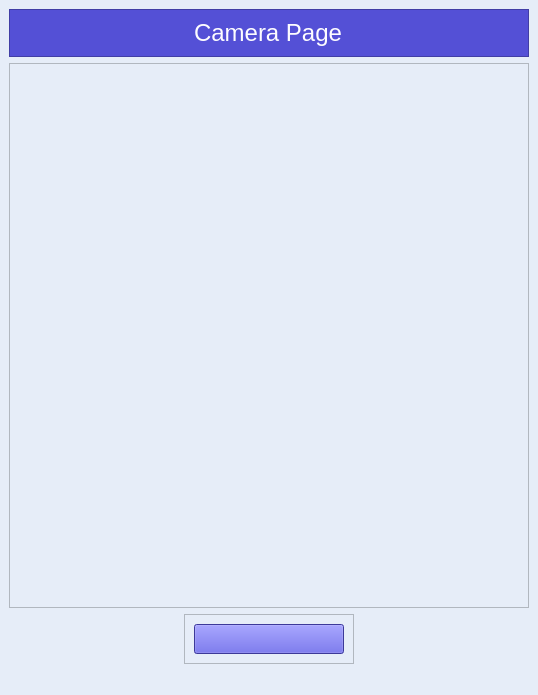
<?xml version="1.0" encoding="UTF-8"?>
<ui version="4.0">
 <class>MainWindow</class>
 <widget class="QMainWindow" name="MainWindow">
  <property name="geometry">
   <rect>
    <x>0</x>
    <y>0</y>
    <width>538</width>
    <height>695</height>
   </rect>
  </property>
  <property name="windowTitle">
   <string>Camera Window</string>
  </property>
  <property name="styleSheet">
   <string notr="true">background-color: rgb(230, 237, 248);</string>
  </property>
  <widget class="QWidget" name="centralwidget">
   <layout class="QVBoxLayout" name="verticalLayout">
    <item>
     <widget class="QFrame" name="frame">
      <property name="styleSheet">
       <string notr="true">background-color: rgb(84, 80, 214);
color: rgb(253, 252, 255);</string>
      </property>
      <property name="frameShape">
       <enum>QFrame::StyledPanel</enum>
      </property>
      <property name="frameShadow">
       <enum>QFrame::Raised</enum>
      </property>
      <layout class="QVBoxLayout" name="verticalLayout_2">
       <item alignment="Qt::AlignHCenter|Qt::AlignTop">
        <widget class="QLabel" name="label_2">
         <property name="font">
          <font>
           <pointsize>18</pointsize>
          </font>
         </property>
         <property name="text">
          <string>Camera Page</string>
         </property>
        </widget>
       </item>
      </layout>
     </widget>
    </item>
    <item>
     <widget class="QFrame" name="frame_2">
      <property name="sizePolicy">
       <sizepolicy hsizetype="Preferred" vsizetype="Expanding">
        <horstretch>0</horstretch>
        <verstretch>0</verstretch>
       </sizepolicy>
      </property>
      <property name="frameShape">
       <enum>QFrame::StyledPanel</enum>
      </property>
      <property name="frameShadow">
       <enum>QFrame::Raised</enum>
      </property>
      <layout class="QVBoxLayout" name="verticalLayout_3">
       <item>
        <widget class="QLabel" name="cam_label">
         <property name="minimumSize">
          <size>
           <width>500</width>
           <height>500</height>
          </size>
         </property>
         <property name="maximumSize">
          <size>
           <width>500</width>
           <height>500</height>
          </size>
         </property>
         <property name="text">
          <string/>
         </property>
        </widget>
       </item>
      </layout>
     </widget>
    </item>
    <item alignment="Qt::AlignHCenter|Qt::AlignBottom">
     <widget class="QFrame" name="frame_3">
      <property name="frameShape">
       <enum>QFrame::StyledPanel</enum>
      </property>
      <property name="frameShadow">
       <enum>QFrame::Raised</enum>
      </property>
      <layout class="QVBoxLayout" name="verticalLayout_4">
       <item alignment="Qt::AlignHCenter|Qt::AlignBottom">
        <widget class="QPushButton" name="cam_btn">
         <property name="minimumSize">
          <size>
           <width>150</width>
           <height>30</height>
          </size>
         </property>
         <property name="maximumSize">
          <size>
           <width>150</width>
           <height>30</height>
          </size>
         </property>
         <property name="styleSheet">
          <string notr="true">background-color: rgb(84, 80, 214);
color: rgb(253, 252, 255);</string>
         </property>
         <property name="text">
          <string/>
         </property>
         <property name="icon">
          <iconset>
           <normaloff>icons/camera.svg</normaloff>icons/camera.svg</iconset>
         </property>
         <property name="iconSize">
          <size>
           <width>18</width>
           <height>18</height>
          </size>
         </property>
        </widget>
       </item>
      </layout>
     </widget>
    </item>
   </layout>
  </widget>
  <widget class="QMenuBar" name="menubar">
   <property name="geometry">
    <rect>
     <x>0</x>
     <y>0</y>
     <width>538</width>
     <height>22</height>
    </rect>
   </property>
  </widget>
  <widget class="QStatusBar" name="statusbar"/>
 </widget>
 <resources/>
 <connections/>
</ui>
